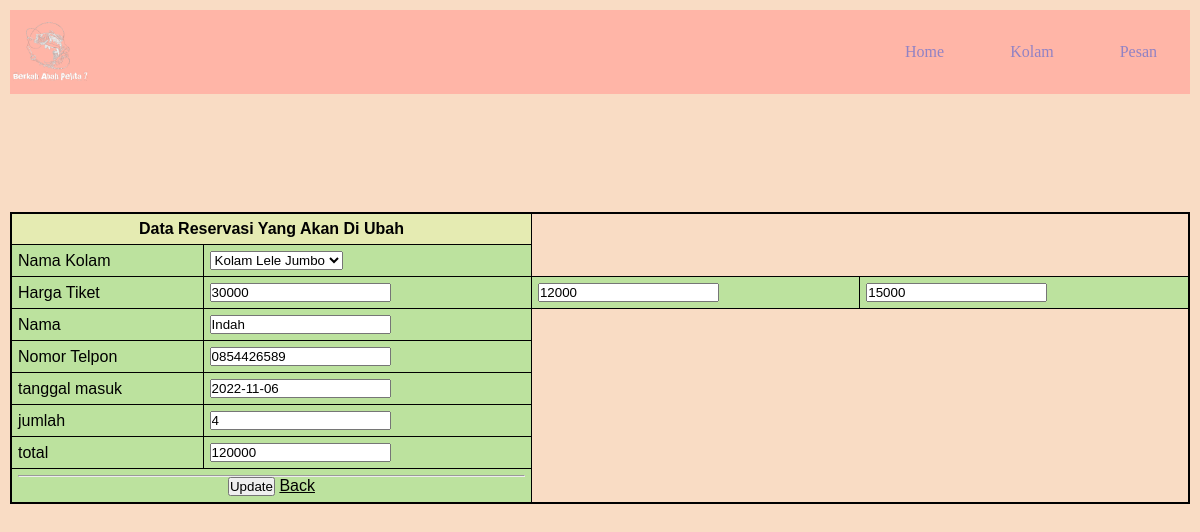
/Posttest6/pesan/update.php?id=4, run on the app's committed database.
### tables this page shows
CREATE TABLE `kolam` (
  `id_kolam` int(11) NOT NULL,
  `nama_kolam` varchar(32) NOT NULL,
  `harga` int(20) NOT NULL,
  `slot` int(11) NOT NULL
);

CREATE TABLE `reservasi` (
  `id_reservasi` int(11) NOT NULL,
  `id_kolam` int(11) NOT NULL,
  `nama` varchar(64) NOT NULL,
  `telp` varchar(15) NOT NULL,
  `tanggal` date NOT NULL,
  `jumlah` int(11) NOT NULL,
  `total` int(11) NOT NULL
);

### Posttest6/pesan/update.php (the view, shortened to what this page needs)
<?php
    include "../header.php";
    $idPesan = $_GET['id'];
    $tableReservasi = mysqli_query($connect, "SELECT * FROM reservasi WHERE id_reservasi='$idPesan'");
    $rowReservasi = mysqli_fetch_array($tableReservasi);
    $idKolam1      = $rowReservasi['id_kolam'];
    $tableKolam   =mysqli_query($connect, "SELECT * FROM kolam WHERE id_kolam='$idKolam1'");
    $rowKolam    =mysqli_fetch_array($tableKolam);
?>
<!DOCTYPE html>
<html lang="en">
<head>
</head>
<body class="body">
<section class="center">
        <form action="" method="POST" class="box">
            <table border="0" align="center">
                <tr>
                    <th colspan="2">Data Reservasi Yang Akan Di Ubah</th>
                </tr>
                <tr>
                    <td>Nama Kolam</td>
                        <td><select name="id_kolam" class="id_kolam" id="id_kolam" required>
                               <option value="<?= $rowKolam['id_kolam']?>" hidden><?= $rowKolam['nama_kolam']?></option>
                        </select>
                    </td>
                </tr>
                <tr>
                    <td>Harga Tiket</td>
                    <?php
                                $tableKolam = mysqli_query($connect, "SELECT * FROM kolam");
                                while($rowKolam = mysqli_fetch_array($tableKolam)){
                            ?>
                    <td><input type="text" readonly name="harga" value="<?= $rowKolam['harga']?>" class="harga" required></td>
                <?php } ?>
                </tr>
                <tr>
                    <td>Nama</td>
                    <td><input type="text" name="nama" value="<?= $rowReservasi['nama']?>" class="nama" required autocomplete="off"></td>
                </tr>
                <tr>
                    <td>Nomor Telpon</td>
                    <td><input type="number" name="telp" value="<?= $rowReservasi['telp']?>" class="telp" required autocomplete="off"></td>
                </tr>
                <tr>
                    <td>tanggal masuk</td>
                    <td><input type="text" name="tanggal" required value="<?= date("Y-m-d")?>"></td>
                </tr>
                <tr>
                    <td>jumlah</td>
                    <td><input type="number" name="jumlah" value="<?= $rowReservasi['jumlah']?>" class="jumlah" required autocomplete="off"></td>
                </tr>
                <tr>
                    <td>total</td>
                    <td><input type="text" name="total" value="<?= $rowReservasi['total']?>" class="total" required></td>
                </tr>
                <tr>
                    <td align="center" colspan="2"><hr><input type="submit" name="update" value="Update"> <a href="index.php">Back</a></td>
                </tr>
            </table>
        </form>
    </section>
</body>
</html>

### Posttest6/postest3.css (style rules this page uses)
body { background-color: #f9dcc4; padding: 10px; color: black; }
table, th, td { padding-right:10px; }

### Posttest6/pesan/update.php (style rules this page uses)
* { margin: 0; padding: 0; }
table th { text-align: center; background-color: #E5EBB2; color: black; }
table { font-family: "Trebuchet MS", Arial, Helvetica, sans-serif; border-collapse: collapse; width: 100%; margin-top: 10%; margin-left: auto; margin-right: auto; border: 2px solid black; }
table td, table th { border: 1px solid black; padding: 6px; width: 100px; }
table tr td a { color: black; }
table tr:nth-child(even) { background-color: #BCE29E; color: black; }
table tr:nth-child(odd) { background-color: #BCE29E; color: black; }

### data on the page
kolam: id_kolam "Kolam Lele Jumbo", harga "30000"
kolam: harga "12000"
kolam: harga "15000"
reservasi: nama "Indah", telp "0854426589", jumlah "4", total "120000"
